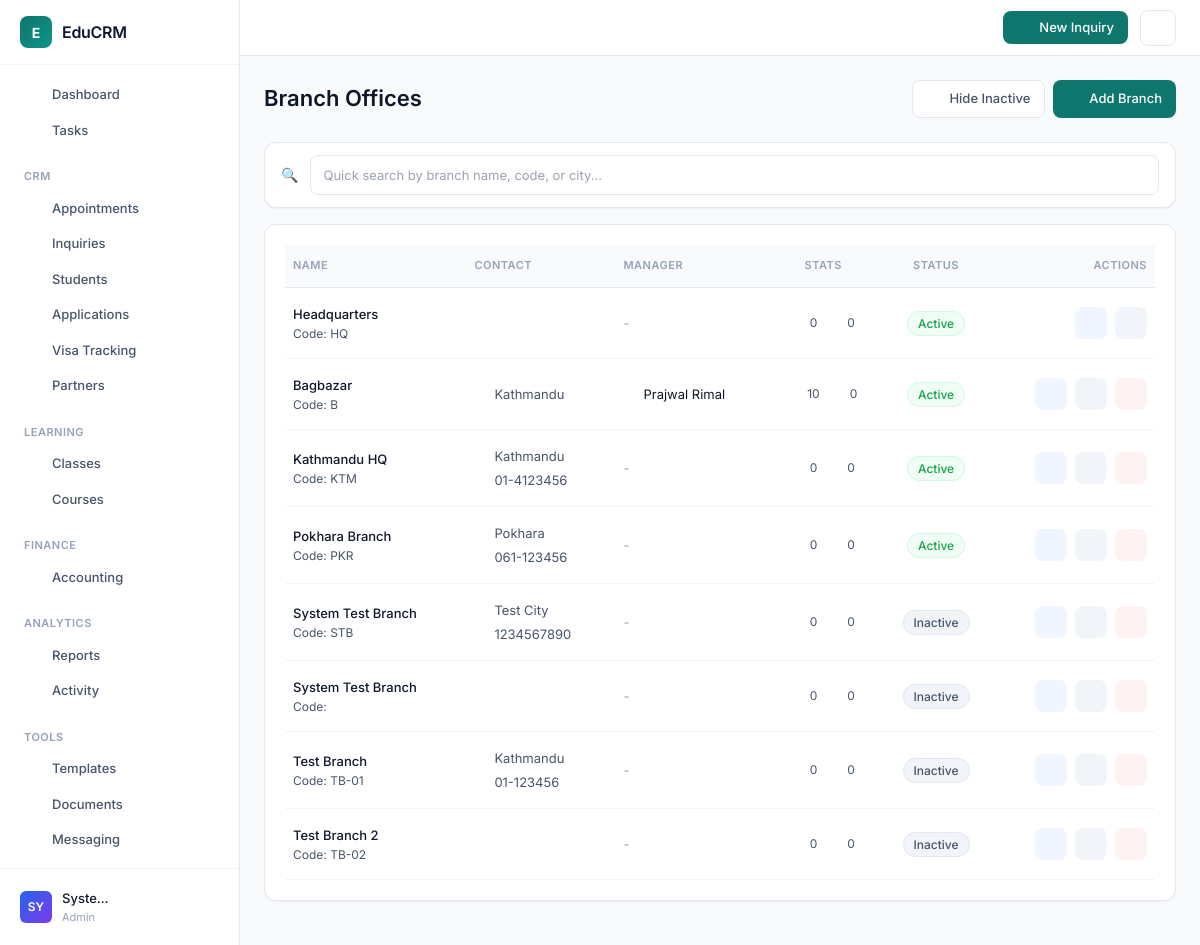
Screenshot of /modules/branches/list.php?show_inactive=1 (signed in) with the database file from the repository.
### tables this page shows
CREATE TABLE `branches` (
  `id` int(11) NOT NULL,
  `name` varchar(100) NOT NULL,
  `code` varchar(20) DEFAULT NULL,
  `address` text DEFAULT NULL,
  `city` varchar(100) DEFAULT NULL,
  `phone` varchar(20) DEFAULT NULL,
  `email` varchar(100) DEFAULT NULL,
  `manager_id` int(11) DEFAULT NULL,
  `is_headquarters` tinyint(1) DEFAULT 0,
  `is_active` tinyint(1) DEFAULT 1,
  `created_at` timestamp NOT NULL DEFAULT current_timestamp(),
  `updated_at` timestamp NOT NULL DEFAULT current_timestamp() ON UPDATE current_timestamp()
);

CREATE TABLE `users` (
  `id` int(11) NOT NULL,
  `name` varchar(100) NOT NULL,
  `email` varchar(100) NOT NULL,
  `password_hash` varchar(255) NOT NULL,
  `role` enum('admin','counselor','teacher','student') NOT NULL DEFAULT 'student',
  `phone` varchar(20) DEFAULT NULL,
  `address` text DEFAULT NULL,
  `country_id` int(11) DEFAULT NULL,
  `education_level_id` int(11) DEFAULT NULL,
  `country` varchar(100) DEFAULT NULL,
  `education_level` varchar(50) DEFAULT NULL,
  `passport_number` varchar(50) DEFAULT NULL,
  `created_at` timestamp NOT NULL DEFAULT current_timestamp(),
  `reset_token` varchar(100) DEFAULT NULL,
  `token_expiry` datetime DEFAULT NULL,
  `deleted_at` timestamp NULL DEFAULT NULL,
  `two_factor_secret` varchar(32) DEFAULT NULL,
  `two_factor_enabled` tinyint(1) DEFAULT 0,
  `last_login_at` timestamp NULL DEFAULT NULL,
  `last_login_ip` varchar(45) DEFAULT NULL,
  `branch_id` int(11) DEFAULT NULL,
  `updated_at` datetime DEFAULT NULL
);

### app/bootstrap.php (called while the page is built, shortened)
<?php
spl_autoload_register(function ($class) {
    $prefix = 'EduCRM\\';
    $base_dir = APP_ROOT . '/app/';
    $len = strlen($prefix);
    $relative_class = substr($class, $len);
    $file = $base_dir . str_replace('\\', '/', $relative_class) . '.php';
});

### app/Services/BranchService.php (called while the page is built, shortened)
<?php
class BranchService
{
    private \PDO $pdo;
    public function __construct(\PDO $pdo)
    {
        $this->pdo = $pdo;
    }
    public function getBranches(bool $activeOnly = true): array
    {
        $sql = "
            SELECT b.*, u.name as manager_name,
                   (SELECT COUNT(*) FROM users WHERE branch_id = b.id) as user_count,
                   (SELECT COUNT(*) FROM inquiries WHERE branch_id = b.id) as inquiry_count
            FROM branches b
            LEFT JOIN users u ON b.manager_id = u.id
        ";
        $sql .= " ORDER BY b.is_headquarters DESC, b.name ASC";
        return $this->pdo->query($sql)->fetchAll(\PDO::FETCH_ASSOC);
    }
}

### modules/branches/list.php (the view, shortened to what this page needs)
<?php
require_once '../../app/bootstrap.php';
$branchService = new \EduCRM\Services\BranchService($pdo);
$showInactive = isset($_GET['show_inactive']);
$branches = $branchService->getBranches(!$showInactive);
require_once '../../templates/header.php';
?>
<div class="page-header">
    <h1 class="page-title">Branch Offices</h1>
    <div class="flex gap-2">
        <?php if ($showInactive): ?>
            <a href="list.php" class="btn btn-secondary">
                <?php echo \EduCRM\Services\NavigationService::getIcon('eye-off', 16); ?> Hide Inactive
            </a>
        <?php else: ?>
            <a href="?show_inactive=1" class="btn btn-secondary">
                <?php echo \EduCRM\Services\NavigationService::getIcon('eye', 16); ?> Show Inactive
            </a>
        <?php endif; ?>
        <a href="add.php" class="btn btn-primary">
            <?php echo \EduCRM\Services\NavigationService::getIcon('plus', 16); ?> Add Branch
        </a>
    </div>
</div>
<div class="bg-white px-4 py-3 rounded-xl border border-slate-200 shadow-sm mb-4">
    <div x-data='searchFilter({
        data: <?php echo json_encode(array_map(function ($b) {
            return [
                'id' => $b['id'],
                'name' => $b['name'],
                'code' => $b['code'],
                'city' => $b['city'] ?? '',
                'manager' => $b['manager_name'] ?? '',
                'active' => $b['is_active'],
                'hq' => $b['is_headquarters']
            ];
        }, $branches)); ?>,
        searchFields: ["name", "code", "city"],
        minLength: 1,
        maxResults: 8
    })' class="relative">
        <div class="flex items-center gap-3">
            <span class="text-slate-400">🔍</span>
            <input type="text" x-model="query" @input="search()" @focus="if(query.length >= 1) showResults = true"
                @keydown="handleKeydown($event)" @keydown.escape="showResults = false"
                class="flex-1 px-3 py-2 border border-slate-300 rounded-lg text-sm focus:ring-2 focus:ring-primary-500"
                placeholder="Quick search by branch name, code, or city..." autocomplete="off">
        </div>
    </div>
</div>
<div class="card">
    <?php if (empty($branches)): ?>
        <p class="text-slate-500 text-center py-8">No branches found. Add your first branch office.</p>
    <?php else: ?>
        <table class="w-full text-left border-collapse">
            <thead>
                <tr class="border-b border-slate-200 text-slate-500 text-sm">
                    <th class="pb-3 pl-2">Name</th>
                    <th class="pb-3">Contact</th>
                    <th class="pb-3">Manager</th>
                    <th class="pb-3 text-center">Stats</th>
                    <th class="pb-3 text-center">Status</th>
                    <th class="pb-3 text-right pr-2">Actions</th>
                </tr>
            </thead>
            <tbody class="text-sm">
                <?php foreach ($branches as $branch): ?>
                    <tr class="border-b last:border-0 border-slate-100 hover:bg-slate-50 transition-colors">
                        <td class="py-4 pl-2">
                            <div class="font-medium text-slate-800 flex items-center gap-2">
                                <?php echo htmlspecialchars($branch['name']); ?>
                                <?php if ($branch['is_headquarters']): ?>
                                    <span title="Headquarters" class="text-yellow-500">
                                        <?php echo \EduCRM\Services\NavigationService::getIcon('star', 14); ?>
                                    </span>
                                <?php endif; ?>
                            </div>
                            <div class="text-xs text-slate-500 mt-0.5">Code:
                                <?php echo htmlspecialchars($branch['code']); ?>
                            </div>
                        </td>
                        <td class="py-4">
                            <?php if ($branch['city']): ?>
                                <div class="flex items-center gap-1.5 text-slate-600">
                                    <?php echo \EduCRM\Services\NavigationService::getIcon('map-pin', 14); ?>
                                    <?php echo htmlspecialchars($branch['city']); ?>
                                </div>
                            <?php endif; ?>
                            <?php if ($branch['phone']): ?>
                                <div class="flex items-center gap-1.5 text-slate-500 mt-1">
                                    <?php echo \EduCRM\Services\NavigationService::getIcon('phone', 14); ?>
                                    <?php echo htmlspecialchars($branch['phone']); ?>
                                </div>
                            <?php endif; ?>
                        </td>
                        <td class="py-4">
                            <?php if ($branch['manager_name']): ?>
                                <div class="flex items-center gap-1.5 text-slate-700">
                                    <?php echo \EduCRM\Services\NavigationService::getIcon('user', 14); ?>
                                    <?php echo htmlspecialchars($branch['manager_name']); ?>
                                </div>
                            <?php else: ?>
                                <span class="text-slate-400">-</span>
                            <?php endif; ?>
                        </td>
                        <td class="py-4">
                            <div class="flex justify-center gap-3 text-xs text-slate-500">
                                <span class="flex items-center gap-1" title="Users">
                                    <?php echo \EduCRM\Services\NavigationService::getIcon('users', 14); ?>
                                    <?php echo $branch['user_count']; ?>
                                </span>
                                <span class="flex items-center gap-1" title="Inquiries">
                                    <?php echo \EduCRM\Services\NavigationService::getIcon('file-text', 14); ?>
                                    <?php echo $branch['inquiry_count']; ?>
                                </span>
                            </div>
                        </td>
                        <td class="py-4 text-center">
                            <?php if ($branch['is_active']): ?>
                                <span
                                    class="px-2.5 py-1 bg-emerald-50 text-emerald-700 text-xs rounded-full font-medium border border-emerald-100">
                                    Active
                                </span>
                            <?php else: ?>
                                <span
                                    class="px-2.5 py-1 bg-slate-100 text-slate-500 text-xs rounded-full font-medium border border-slate-200">
                                    Inactive
                                </span>
                            <?php endif; ?>
                        </td>
                        <td class="py-4 pr-2 text-right">
                            <div class="flex justify-end gap-2">
                                <a href="?select_branch=<?php echo $branch['id']; ?>" class="action-btn blue" title="View Data">
                                    <?php echo \EduCRM\Services\NavigationService::getIcon('eye', 16); ?>
                                </a>
                                <a href="edit.php?id=<?php echo $branch['id']; ?>" class="action-btn default" title="Edit">
                                    <?php echo \EduCRM\Services\NavigationService::getIcon('edit', 16); ?>
                                </a>
                                <?php if (!$branch['is_headquarters']): ?>
                                    <a href="#" onclick="confirmDeactivate(<?php echo $branch['id']; ?>)" class="action-btn red"
                                        title="Deactivate">
                                        <?php echo \EduCRM\Services\NavigationService::getIcon('trash', 16); ?>
                                    </a>
                                <?php endif; ?>
                            </div>
                        </td>
                    </tr>
                <?php endforeach; ?>
            </tbody>
        </table>
    <?php endif; ?>
</div>
<?php require_once '../../templates/footer.php'; ?>

### app/Services/NavigationService.php (shortened to what this page needs)
<?php
class NavigationService
{
    public static function getIcon($name, $size = 18)
    {
        $path = $icons[$name] ?? $icons['home'];
        return '<svg xmlns="http://www.w3.org/2000/svg" width="' . $size . '" height="' . $size . '" viewBox="0 0 24 24" fill="none" stroke="currentColor" stroke-width="2" stroke-linecap="round" stroke-linejoin="round">' . $path . '</svg>';
    }
}

### public/assets/css/sidebar.css (style rules this page uses)
:root { --primary: #0f766e; --primary-hover: #0d9488; --primary-light: #ccfbf1; --accent-red: #dc2626; --accent-red-light: #fef2f2; --accent-orange: #ea580c; --accent-orange-light: #fff7ed; --accent-amber: #d97706; --accent-amber-light: #fffbeb; --accent-green: #16a34a; --accent-green-light: #f0fdf4; --accent-blue: #2563eb; --accent-blue-light: #eff6ff; --accent-violet: #7c3aed; --accent-violet-light: #f5f3ff; --bg: #f8fafc; --surface: #ffffff; --border: #e2e8f0; --border-light: #f1f5f9; --text: #0f172a; --text-secondary: #475569; --text-muted: #94a3b8; --sidebar-width: 240px; --sidebar-bg: #ffffff; --sidebar-border: #e2e8f0; --shadow-xs: 0 1px 2px rgba(0, 0, 0, 0.04); --shadow-sm: 0 1px 3px rgba(0, 0, 0, 0.06), 0 1px 2px rgba(0, 0, 0, 0.04); --shadow-md: 0 4px 6px -1px rgba(0, 0, 0, 0.06), 0 2px 4px -1px rgba(0, 0, 0, 0.04); --radius-sm: 6px; --radius-md: 8px; --radius-lg: 12px; --transition: 150ms ease; }
*, *::before, *::after { box-sizing: border-box; }
body { margin: 0; padding: 0; font-family: 'Inter', -apple-system, BlinkMacSystemFont, 'Segoe UI', system-ui, sans-serif; font-size: 14px; line-height: 1.5; color: var(--text); background: var(--bg); -webkit-font-smoothing: antialiased; }
.nav-link svg { flex-shrink: 0; opacity: 0.7; }
.header-btn svg { width: 16px; height: 16px; }
.card { background: var(--surface); border: 1px solid var(--border); border-radius: var(--radius-lg); padding: 20px; margin-bottom: 20px; }
.btn { display: inline-flex; align-items: center; justify-content: center; gap: 6px; padding: 8px 14px; border-radius: var(--radius-md); font-size: 13px; font-weight: 500; cursor: pointer; text-decoration: none; border: none; transition: all var(--transition); background: var(--primary); color: white; }
.btn-primary { background: var(--primary); color: white; }
.btn-secondary { background: var(--surface); color: var(--text-secondary); border: 1px solid var(--border); }
table { width: 100%; border-collapse: collapse; }
table thead th { padding: 10px 12px; text-align: left; font-size: 11px; font-weight: 600; text-transform: uppercase; letter-spacing: 0.5px; color: var(--text-muted); background: var(--bg); border-bottom: 1px solid var(--border); }
table td { padding: 12px; font-size: 13px; border-bottom: 1px solid var(--border-light); }
.page-header { display: flex; align-items: center; justify-content: space-between; margin-bottom: 24px; }
.page-title { font-size: 22px; font-weight: 600; color: var(--text); margin: 0; }
.action-btn { width: 32px; height: 32px; display: inline-flex; align-items: center; justify-content: center; border-radius: var(--radius-md); text-decoration: none; transition: all var(--transition); cursor: pointer; }
.action-btn svg { width: 16px; height: 16px; }
.action-btn.default { background: var(--border-light); color: var(--text-secondary); }
.action-btn.blue { background: var(--accent-blue-light); color: var(--accent-blue); }
.action-btn.red { background: var(--accent-red-light); color: var(--accent-red); }
.bg-white { background: var(--surface) !important; }
.rounded-xl { border-radius: var(--radius-lg) !important; }
.rounded-lg { border-radius: var(--radius-md) !important; }
.border-slate-200 { border-color: var(--border) !important; }
.text-slate-800, .text-slate-700 { color: var(--text) !important; }
.text-slate-600, .text-slate-500 { color: var(--text-secondary) !important; }
.text-slate-400 { color: var(--text-muted) !important; }
.bg-slate-100 { background: var(--border-light) !important; }
.bg-emerald-100, .bg-emerald-50 { background: var(--accent-green-light) !important; }
.text-emerald-700, .text-emerald-600 { color: var(--accent-green) !important; }
input[type="text"], input[type="email"], input[type="password"], input[type="number"], input[type="search"], input[type="tel"], input[type="url"], input[type="date"], select, textarea { padding: 9px 12px; border: 1px solid var(--border); border-radius: var(--radius-md); font-size: 13px; font-family: inherit; background: var(--surface); color: var(--text); transition: all var(--transition); }

### rows the page displays
branches: name "Headquarters", $size 14 (drawn), code "HQ", user_count "0", inquiry_count "0", is_active "Active"
branches: name "Bagbazar", code "B", $size 14 (drawn), city "Kathmandu", manager.name "Prajwal Rimal", user_count "10", inquiry_count "0", is_active "Active"
branches: name "Kathmandu HQ", code "KTM", $size 14 (drawn), city "Kathmandu", phone "01-4123456", user_count "0", inquiry_count "0", is_active "Active"
branches: name "Pokhara Branch", code "PKR", $size 14 (drawn), city "Pokhara", phone "061-123456", user_count "0", inquiry_count "0", is_active "Active"
branches: name "System Test Branch", code "STB", $size 14 (drawn), city "Test City", phone "1234567890", user_count "0", inquiry_count "0", is_active "Inactive"
branches: name "System Test Branch", $size 14 (drawn), user_count "0", inquiry_count "0", is_active "Inactive"
branches: name "Test Branch", code "TB-01", $size 14 (drawn), city "Kathmandu", phone "01-123456", user_count "0", inquiry_count "0", is_active "Inactive"
branches: name "Test Branch 2", code "TB-02", $size 14 (drawn), user_count "0", inquiry_count "0", is_active "Inactive"

### other values shown
$item['label'] "Dashboard"
$item['label'] "Tasks"
$section['title'] "CRM"
$item['label'] "Appointments"
$item['label'] "Inquiries"
$item['label'] "Students"
$item['label'] "Applications"
$item['label'] "Visa Tracking"
$item['label'] "Partners"
$section['title'] "LEARNING"
$item['label'] "Classes"
$item['label'] "Courses"
$section['title'] "FINANCE"
$item['label'] "Accounting"
$section['title'] "ANALYTICS"
